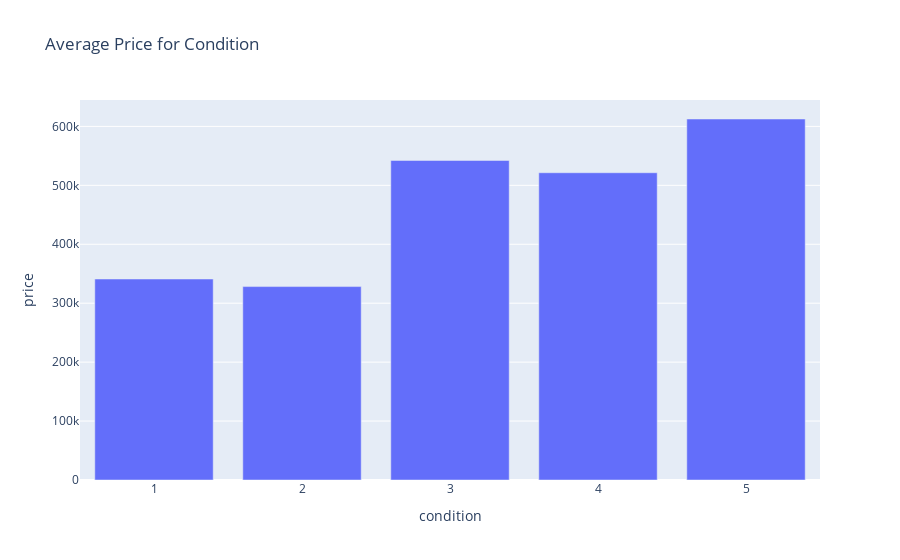

Notebook source saved alongside this figure:
### Code cell
px.bar(condition_price, x='condition', y='price',title='Average Price for Condition')

### Figure 1 — Plotly figure (JSON) as saved in the notebook; plotly's stock layout.template omitted (floating-point values rounded to 4 significant figures)
{"data": [{"alignmentgroup": "True", "hovertemplate": "condition=%{x}<br>price=%{y}<extra></extra>", "legendgroup": "", "marker": {"color": "#636efa", "pattern": {"shape": ""}}, "name": "", "offsetgroup": "", "orientation": "v", "showlegend": false, "textposition": "auto", "type": "bar", "x": [1, 2, 3, 4, 5], "xaxis": "x", "y": [341100.0, 328200.0, 542200.0, 521400.0, 612600.0], "yaxis": "y"}], "layout": {"barmode": "relative", "legend": {"tracegroupgap": 0}, "title": {"text": "Average Price for Condition"}, "xaxis": {"anchor": "y", "domain": [0, 1], "title": {"text": "condition"}}, "yaxis": {"anchor": "x", "domain": [0, 1], "title": {"text": "price"}}}}
